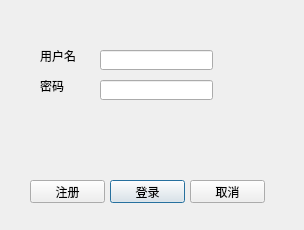
<?xml version="1.0" encoding="UTF-8"?>
<ui version="4.0">
 <class>LoginWindow</class>
 <widget class="QDialog" name="LoginWindow">
  <property name="geometry">
   <rect>
    <x>0</x>
    <y>0</y>
    <width>304</width>
    <height>230</height>
   </rect>
  </property>
  <property name="windowTitle">
   <string>Dialog</string>
  </property>
  <widget class="QPushButton" name="LoginButton">
   <property name="geometry">
    <rect>
     <x>110</x>
     <y>180</y>
     <width>75</width>
     <height>23</height>
    </rect>
   </property>
   <property name="text">
    <string>登录</string>
   </property>
  </widget>
  <widget class="QPushButton" name="RegisterButton">
   <property name="geometry">
    <rect>
     <x>30</x>
     <y>180</y>
     <width>75</width>
     <height>23</height>
    </rect>
   </property>
   <property name="text">
    <string>注册</string>
   </property>
  </widget>
  <widget class="QPushButton" name="CancelButton">
   <property name="geometry">
    <rect>
     <x>190</x>
     <y>180</y>
     <width>75</width>
     <height>23</height>
    </rect>
   </property>
   <property name="text">
    <string>取消</string>
   </property>
  </widget>
  <widget class="QLabel" name="UsernameLabel">
   <property name="geometry">
    <rect>
     <x>40</x>
     <y>50</y>
     <width>54</width>
     <height>12</height>
    </rect>
   </property>
   <property name="text">
    <string>用户名</string>
   </property>
  </widget>
  <widget class="QLabel" name="PwsswordLabel">
   <property name="geometry">
    <rect>
     <x>40</x>
     <y>80</y>
     <width>54</width>
     <height>12</height>
    </rect>
   </property>
   <property name="text">
    <string>密码</string>
   </property>
  </widget>
  <widget class="QLineEdit" name="UsernameEdit">
   <property name="geometry">
    <rect>
     <x>100</x>
     <y>50</y>
     <width>113</width>
     <height>20</height>
    </rect>
   </property>
  </widget>
  <widget class="QLineEdit" name="PasswordEdit">
   <property name="geometry">
    <rect>
     <x>100</x>
     <y>80</y>
     <width>113</width>
     <height>20</height>
    </rect>
   </property>
  </widget>
 </widget>
 <resources/>
 <connections/>
</ui>
